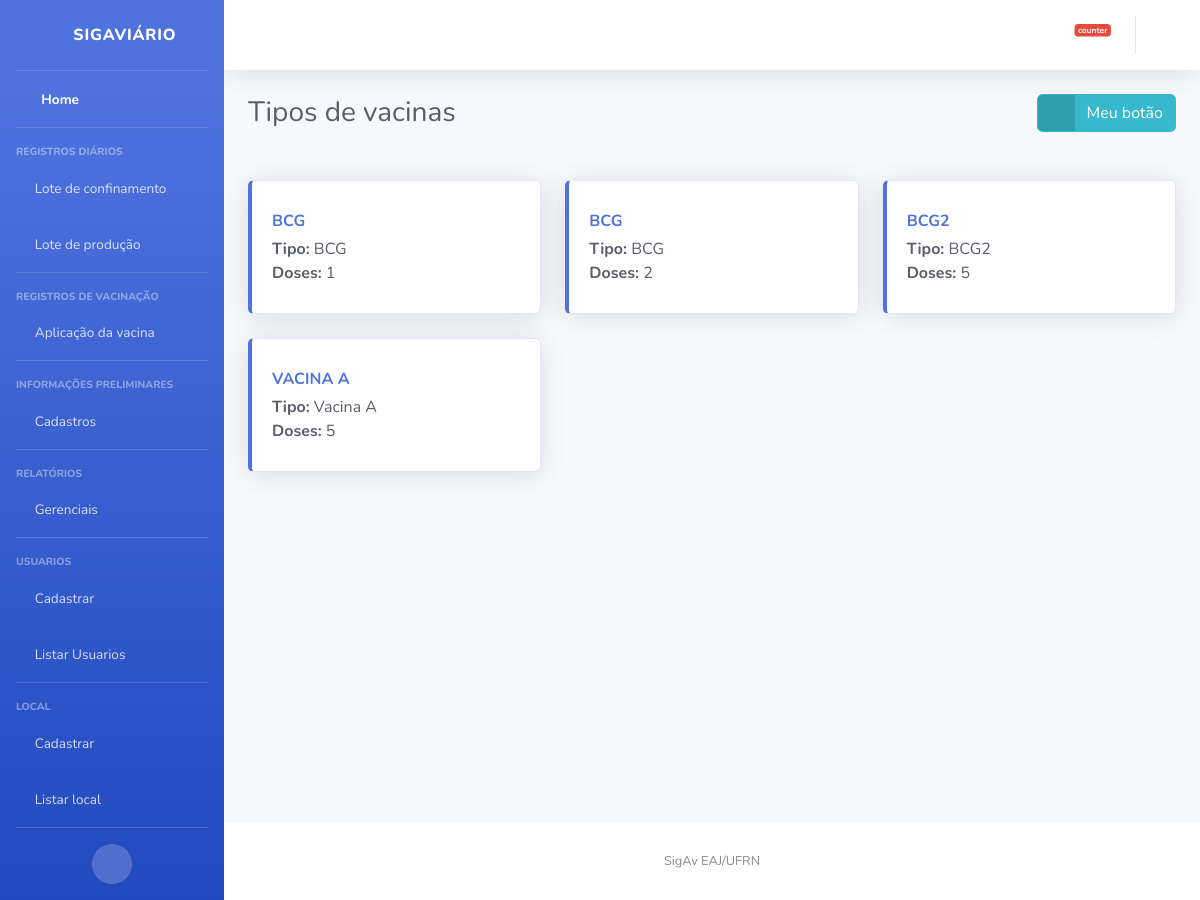
Screenshot of /vacina/listar/ (signed in) with the database file from the repository.
### vacina/models.py (models this page shows, shortened)
class Vacina(models.Model):
    tipo = models.CharField(max_length=100)
    doses = models.PositiveIntegerField()
    class Meta:
        ordering = ('tipo',)

### vacina/views.py (the view)
# urls.py: path('listar/', views.ListarVacina.as_view(), name='listar'),
class ListarVacina(ListView):
    model = Vacina
    template_name = 'vacina/listar.html'

### templates/vacina/listar.html
{% extends "base.html" %}
{% block titulo %}
Tipos de vacinas
{% endblock %}
{% block titulo_lateral %}
<a href="#" class="btn btn-info btn-icon-split">
    <span class="icon text-white-50">
      <i class="fas fa-info-circle"></i>
    </span>
    <span class="text">Meu botão</span>
  </a>
{% endblock %}
{% block conteudo %}
    {% if object_list %}
        {% for vacina in object_list %}
       {%if forloop.counter0|divisibleby:3 %}
        <br>
       <div class="row">
       {%endif%}
                <div class="col-lg-4 col-md-6">
                  <a href="" style="text-decoration: none;">
                    <div class="card border-left-primary shadow h-100 py-2">
                      <div class="card-body">
                        <div class="row no-gutters align-items-center">
                          <div class="col mr-2">
                            <div class="text-m font-weight-bold text-primary text-uppercase mb-1">{{vacina.tipo}}</div>
                            <div class="mb-0 text-gray-800"><strong>Tipo:</strong> {{vacina.tipo}}</div>
                            <div class="mb-0 text-gray-800"><strong>Doses:</strong> {{vacina.doses}}</div>
                          </div>
                          <div class="col-auto">
                            <i class="fas fa-syringe fa-3x" style="color:#007bff"></i>
                          </div>
                        </div>
                      </div>
                    </div>
                  </a>
                </div>
    {%if forloop.counter|divisibleby:3 %}
        </div>
        {% endif %}
        {% endfor %}
     {% if not object_list|length|divisibleby:3 %}
      </div>
     {% endif %}
    {% else %}
        <p>Não há produção.</p>
    {% endif %}
{% endblock %}

### rows the page displays
Vacina: tipo "BCG", doses "1"
Vacina: tipo "BCG", doses "2"
Vacina: tipo "BCG2", doses "5"
Vacina: tipo "VACINA A", tipo "Vacina A", doses "5"
